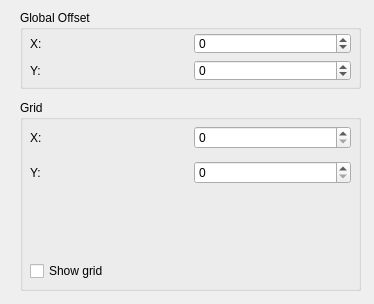
<?xml version="1.0" encoding="UTF-8"?>
<ui version="4.0">
 <class>frmGridAndOffset</class>
 <widget class="QWidget" name="frmGridAndOffset">
  <property name="geometry">
   <rect>
    <x>0</x>
    <y>0</y>
    <width>374</width>
    <height>304</height>
   </rect>
  </property>
  <property name="windowTitle">
   <string>Grid and global offset</string>
  </property>
  <widget class="QGroupBox" name="grpOffset">
   <property name="geometry">
    <rect>
     <x>20</x>
     <y>10</y>
     <width>341</width>
     <height>79</height>
    </rect>
   </property>
   <property name="title">
    <string>Global Offset</string>
   </property>
   <widget class="QWidget" name="">
    <property name="geometry">
     <rect>
      <x>10</x>
      <y>23</y>
      <width>321</width>
      <height>48</height>
     </rect>
    </property>
    <layout class="QGridLayout" name="grltOffset">
     <item row="0" column="0">
      <widget class="QLabel" name="lblOffsetX">
       <property name="text">
        <string>X:</string>
       </property>
      </widget>
     </item>
     <item row="0" column="1">
      <widget class="QSpinBox" name="spbOffsetX">
       <property name="minimum">
        <number>-32767</number>
       </property>
       <property name="maximum">
        <number>32767</number>
       </property>
      </widget>
     </item>
     <item row="1" column="0">
      <widget class="QLabel" name="lblOffsetY">
       <property name="text">
        <string>Y:</string>
       </property>
      </widget>
     </item>
     <item row="1" column="1">
      <widget class="QSpinBox" name="spbOffsetY">
       <property name="minimum">
        <number>-32767</number>
       </property>
       <property name="maximum">
        <number>32767</number>
       </property>
      </widget>
     </item>
    </layout>
   </widget>
  </widget>
  <widget class="QGroupBox" name="grpGrid">
   <property name="geometry">
    <rect>
     <x>20</x>
     <y>100</y>
     <width>341</width>
     <height>191</height>
    </rect>
   </property>
   <property name="title">
    <string>Grid</string>
   </property>
   <widget class="QWidget" name="">
    <property name="geometry">
     <rect>
      <x>10</x>
      <y>20</y>
      <width>321</width>
      <height>71</height>
     </rect>
    </property>
    <layout class="QGridLayout" name="grltGrid">
     <item row="1" column="0">
      <widget class="QLabel" name="lblGridY">
       <property name="text">
        <string>Y:</string>
       </property>
      </widget>
     </item>
     <item row="0" column="0">
      <widget class="QLabel" name="lblGridX">
       <property name="text">
        <string>X:</string>
       </property>
      </widget>
     </item>
     <item row="0" column="1">
      <widget class="QSpinBox" name="spbGridX">
       <property name="minimum">
        <number>0</number>
       </property>
       <property name="maximum">
        <number>32767</number>
       </property>
      </widget>
     </item>
     <item row="1" column="1">
      <widget class="QSpinBox" name="spbGridY">
       <property name="minimum">
        <number>0</number>
       </property>
       <property name="maximum">
        <number>32767</number>
       </property>
      </widget>
     </item>
    </layout>
   </widget>
   <widget class="QWidget" name="">
    <property name="geometry">
     <rect>
      <x>10</x>
      <y>100</y>
      <width>321</width>
      <height>81</height>
     </rect>
    </property>
    <layout class="QGridLayout" name="grdGridShowColor">
     <item row="0" column="0">
      <widget class="gui::colorview::ColorView" name="clrGridColor" native="true"/>
     </item>
     <item row="1" column="0">
      <widget class="QCheckBox" name="cbGridShow">
       <property name="text">
        <string>Show grid</string>
       </property>
      </widget>
     </item>
    </layout>
   </widget>
  </widget>
 </widget>
 <customwidgets>
  <customwidget>
   <class>gui::colorview::ColorView</class>
   <extends>QWidget</extends>
   <header>gui/colorview/colorview.h</header>
   <container>1</container>
  </customwidget>
 </customwidgets>
 <resources/>
 <connections/>
</ui>
